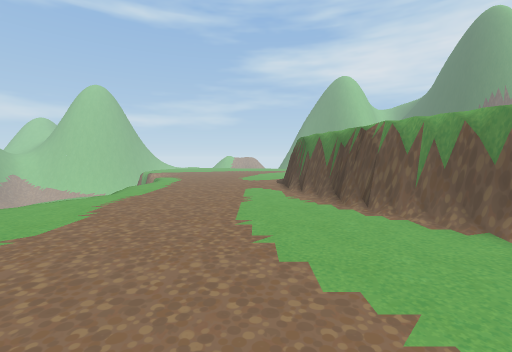
View 1 (above)

20 first-person views from a walk through a scene from a Unity 3-D project. The camera is 1.4 m above the floor, tilts 4° down and sees 90° across. The floor is counted in squares, 1 m on a side. Each view is taken from the middle of a square. On the plan, view 1 faces up. The plan holds only what a view shows up to about 13 squares ahead; the rest is blank. The place goes on beyond the plan. Some animated figures are not drawn. Some surface patterns are stand-ins.

View 2
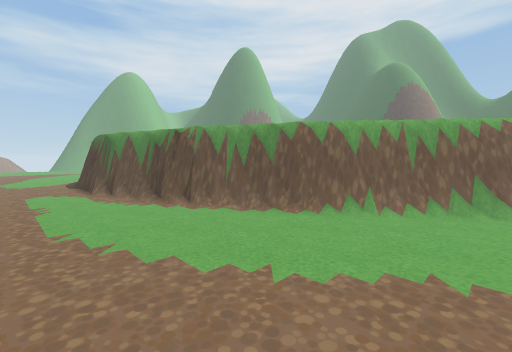

View 3
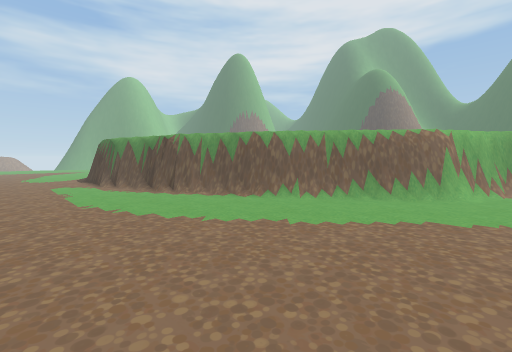

View 4
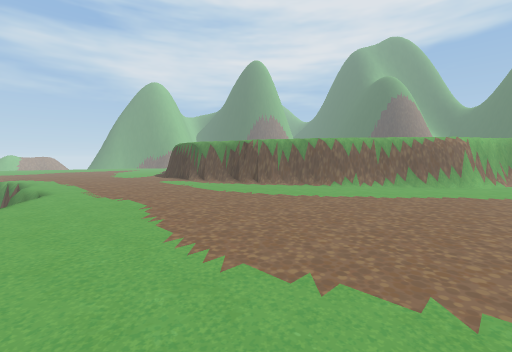

View 5
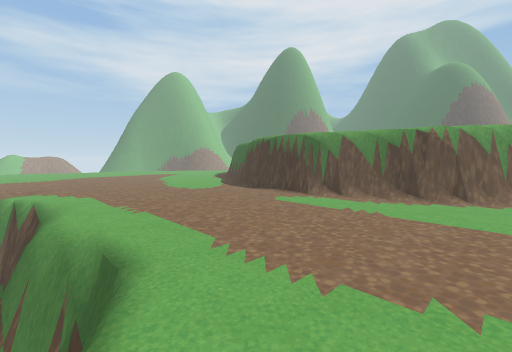

View 6
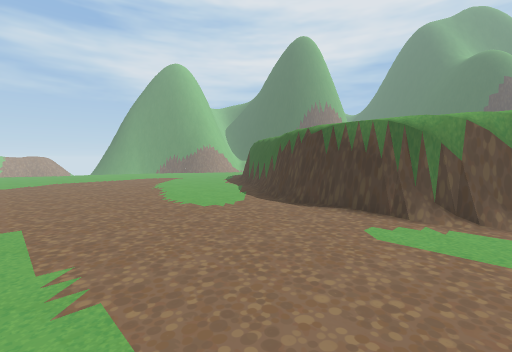

View 7
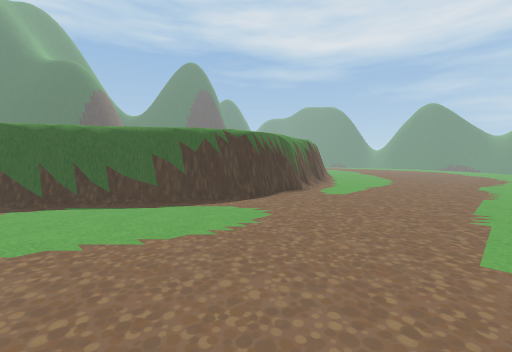

View 8
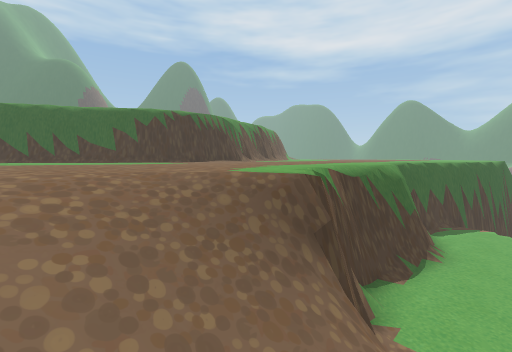

View 9
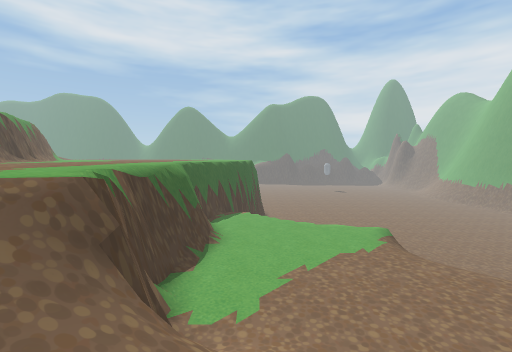

View 10
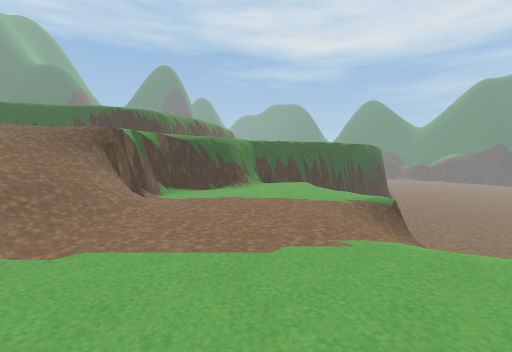

View 11
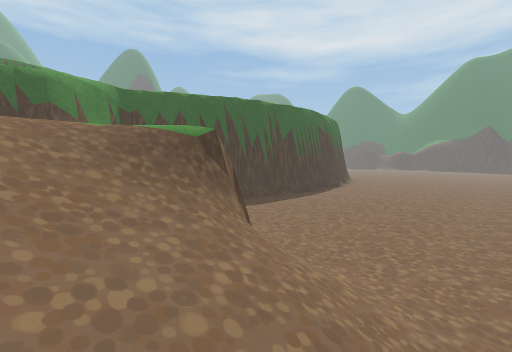

View 12
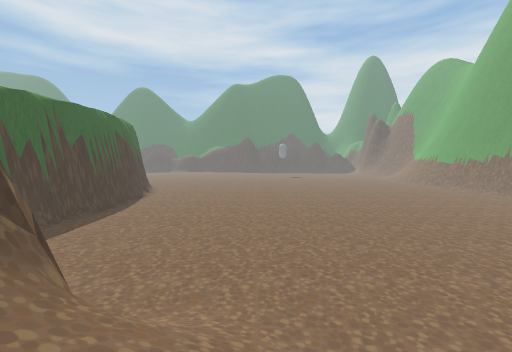

View 13
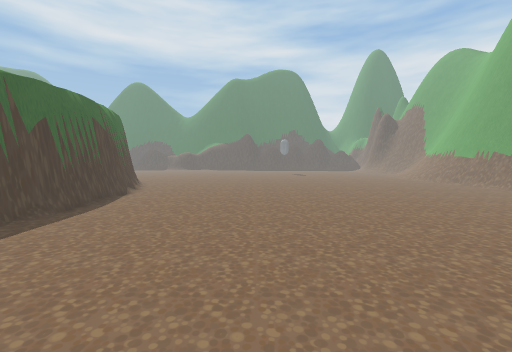

View 14
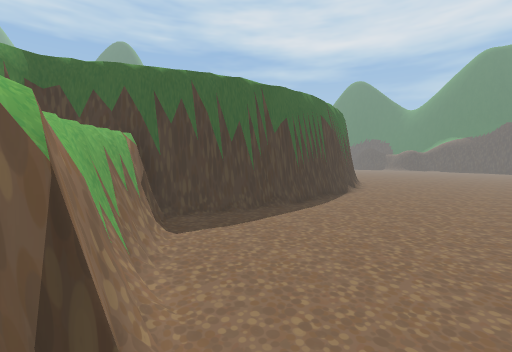

View 15
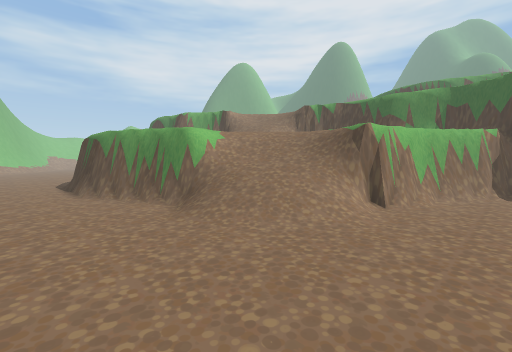

View 16
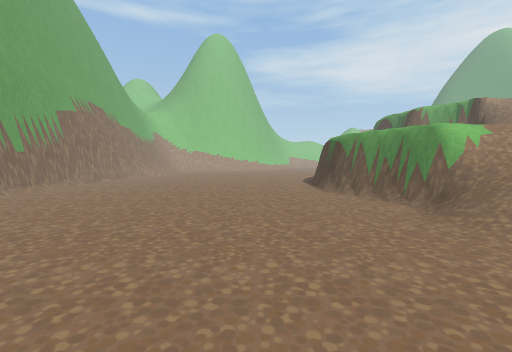

View 17
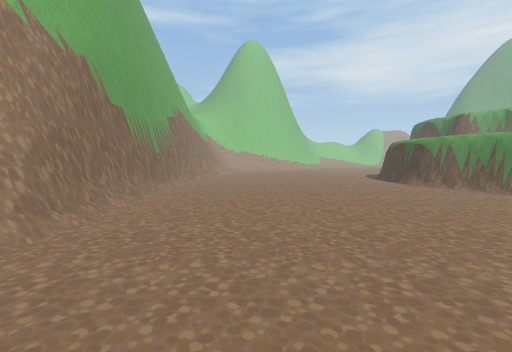

View 18
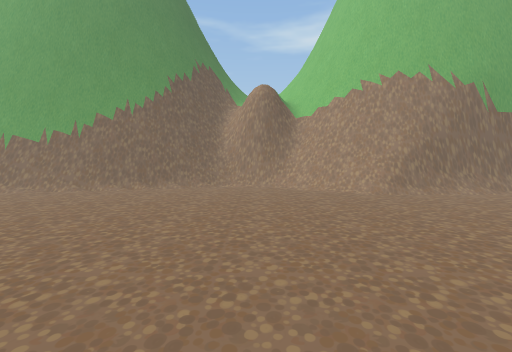

View 19
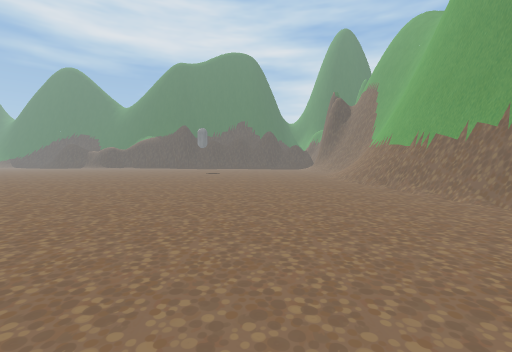

View 20
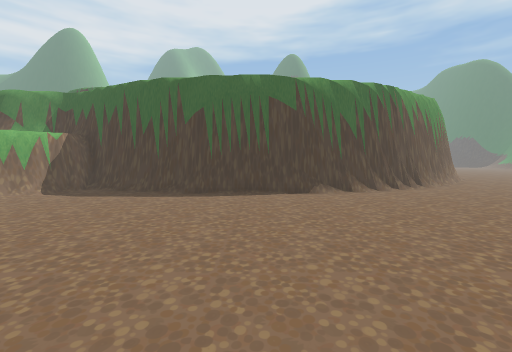

### Floor plan
Key: @ floor where view 1 was taken; # wall or solid block; . main floor; : floor 2.5 m higher than the main floor; + floor 5 m higher than the main floor; * floor 7.5 m higher than the main floor; / step, stairs or slope; = window, fence, low wall or low ledge; v drop or lower ground.
Columns run from 34 left of view 1 to 8 right of it. Each row starts with its distance up from view 1.
 21  # ...........=# : :::://///+++++++++++##
 20  #............=#  ::::://///+++++++++++#*
 19  #............## ::::::://=/++++++++++##
 18  #.............# ::::::://##+++++++++=#*
 17  ##............##::::::::::#+++++++++#*
 16  #=............=#//::::::::v++++++++##
 15  #=.............==//:::::::v++++++++#*
 14  #=............./////::::::#++++++++#*
 13  #=............//////::::::#++++++++#*
 12  #=............./////::::::#++++++++#*
 11  #=..............///##:::::##+++++++##
 10 ##=.................=###:::/#+++++++=#
  9 ##.....................##::##++++++++#*
  8 #=......................=###+++++++++#*
  7 =.........................#++++++++++##*
  6 .........................##+++++++++++#*
  5 .........................# +++++++++++#v
  4 .........................# ++++++++++++##
  3 ........................=#+++++++++++++=#*
  2 =.......................## +++++++++++++##*
  1 =.......................## ++++++++++++++##
  0 #.......................## +++++++@++++++=#
 -1 #.......................## +++++++++++++++#
 -2 #=......................=#  +++++++++++++++
 -3 ##.......................# + ++++++++++++++
 -4 ##.......................#+
 -5 ##.......................##
 -6 ##=......................=#+
 -7  #=.......................#v
 -8  #=.................. ....##

Positions as (right, up) in squares from view 1, and headings:
1: (0, 0), facing up
2: (-1, 0), facing up-right
3: (-2, -3), facing up-right
4: (-7, -3), facing up-right
5: (-7, 6), facing up-right
6: (-5, 10), facing up-right
7: (-5, 21), facing down-right
8: (-9, 21), facing down-right
9: (-9, 21), facing down
10: (-17, 21), facing down-right
11: (-18, 14), facing down-right
12: (-17, 14), facing down
13: (-17, 12), facing down
14: (-16, 11), facing down-right
15: (-22, 8), facing up-right
16: (-23, 8), facing up
17: (-28, 6), facing up
18: (-22, 5), facing left
19: (-26, 5), facing down
20: (-20, 0), facing right
